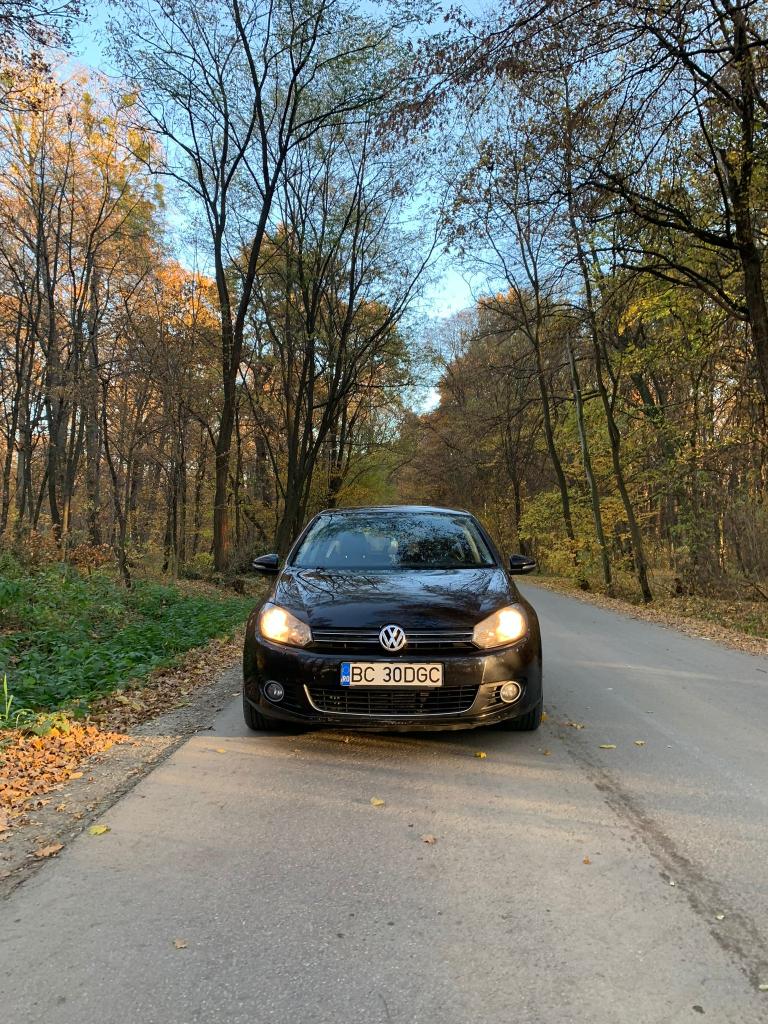
#> input picture inteligenta artificiala/golf6.jpeg, 1536 x 2048 px, found by its file name (shown at 1/2 size)
$ python lab6.py
#> lines starting #> are read from the running program, lines starting #| are printed output that depends on the picture; after the words box and inside, x2 and y2 are one past the last pixel; in counts of white or black regions, pixels touching at a corner belong together
import numpy as np
import pytesseract
import imutils
import cv2
pytesseract.pytesseract.tesseract_cmd = r'C:\Program Files\Tesseract-OCR\tesseract'
img = cv2.imread(r'C:\Users\gdanc\Desktop\inteligenta artificiala\golf6.jpeg')
#> img is the input picture: shape (2048, 1536, 3); mean B, G, R 106.5, 116.2, 115.1
# img = cv2.resize(img, (800, 600))
# cv2.imshow('IMAGINE REDIMENSIONATA', img)
gray = cv2.cvtColor(img, cv2.COLOR_BGR2GRAY)
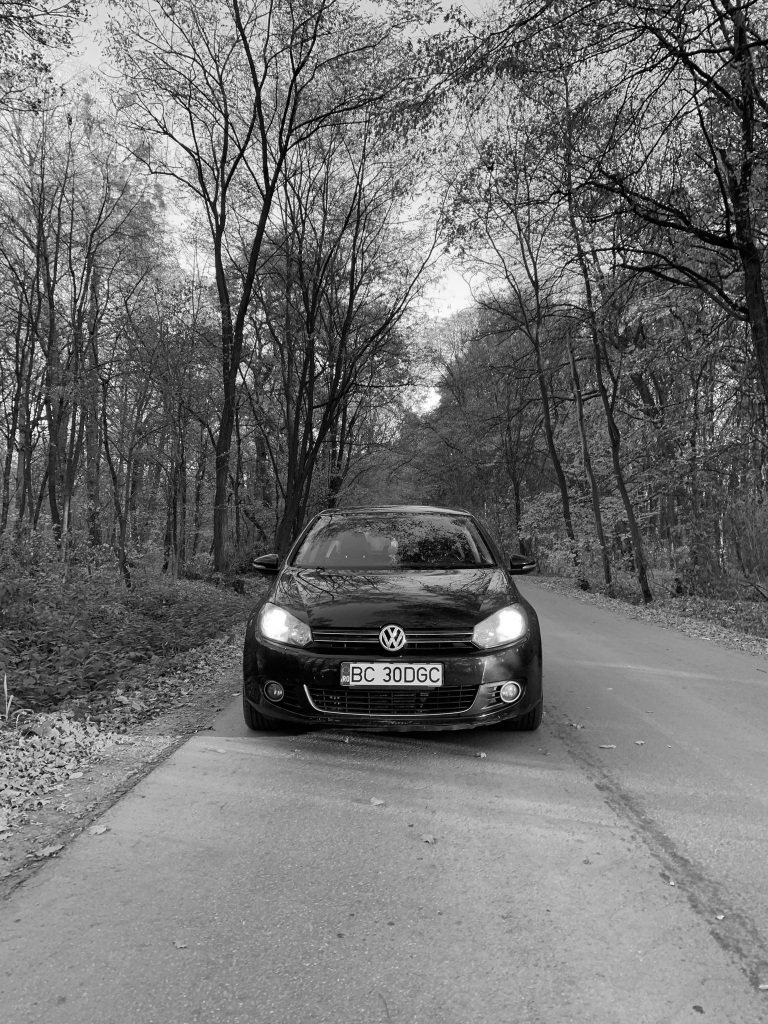
#> gray: shape (2048, 1536) (shown at 1/2 size); min 0, max 255, mean 114.8
gray = cv2.bilateralFilter(gray, 13, 15, 15)
cv2.imshow('Filtered Image', gray)
edged = cv2.Canny(gray, 30, 200)
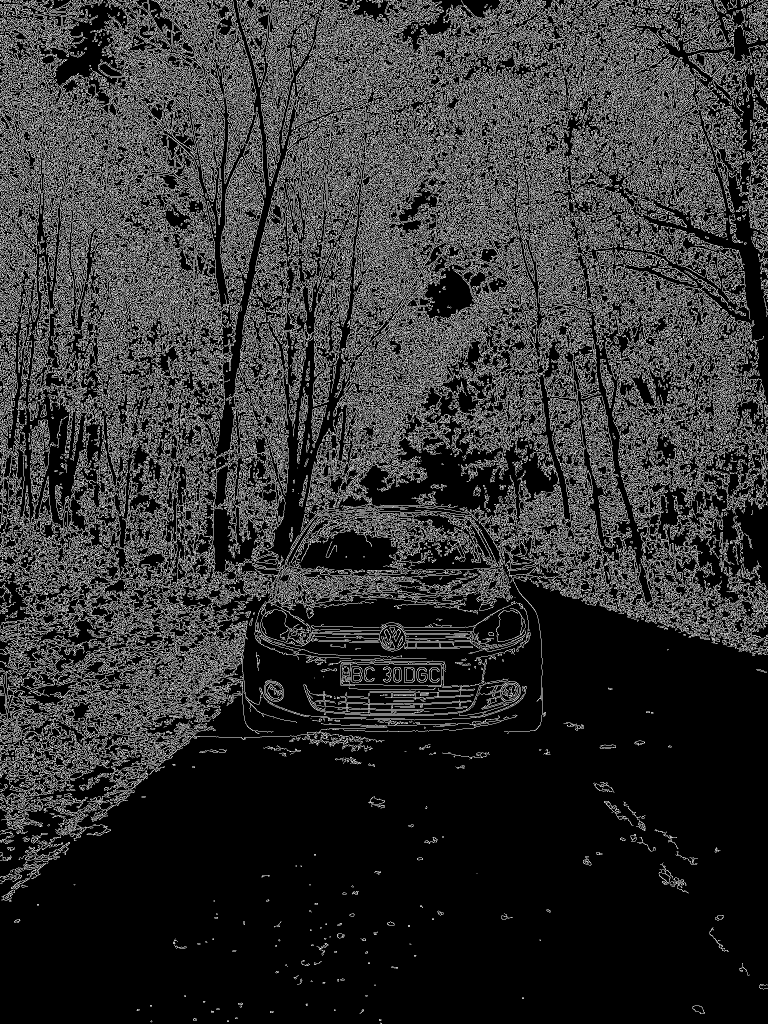
#> edged: shape (2048, 1536) (shown at 1/2 size); 19.9% white in thin lines or dots
# cv2.imshow('Canny Edge Image', edged)
contur = cv2.findContours(edged.copy(), cv2.RETR_TREE, cv2.CHAIN_APPROX_NONE)
#> contur = 33183 contours, 28099 with area under 20; largest, box (x1, y1, x2, y2) and area: (146, 132, 415, 474) 17601, (748, 325, 1040, 734) 13980, (0, 36, 212, 308) 9333, (680, 1323, 902, 1374) 8862, (680, 1325, 884, 1374) 8506
contur = imutils.grab_contours(contur)
contur = sorted(contur, key=cv2.contourArea, reverse=True)[:10]
#> contur = 10 contours; largest, box (x1, y1, x2, y2) and area: (146, 132, 415, 474) 17601, (748, 325, 1040, 734) 13980, (0, 36, 212, 308) 9333, (680, 1323, 902, 1374) 8862, (680, 1325, 884, 1374) 8506
screenCnt = None
for c in contur:
    peri = cv2.arcLength(c, True)
    approx = cv2.approxPolyDP(c, 0.018 * peri, True)
    if len(approx) == 4:
        screenCnt = approx
        break
#> this loop made 10 passes
#> (peri, screenCnt) on pass 10: (1328.9, [[482, 0], [524, 143], [542, 1], [500, 26]])
#> (peri, approx) on passes 1, 2, 3, 6, 7, 8: (15007.5, [[306, 132], [201, 473]]), (11535.7, [[904, 325], [784, 733], [1039, 615]]), (12168.5, [[0, 36], [149, 307]]), (6103.8, [[1143, 921], [1043, 1075], [1214, 1176]]), (6742.7, [[989, 104], [998, 297]]), (4017.5, [[868, 225], [722, 382], [906, 302]])
if screenCnt is None:
    detected = 0
    print("Nu a fost detectat niciun contur")
else:
    detected = 1

mask = np.zeros(gray.shape, np.uint8)
new_image = cv2.drawContours(mask, [screenCnt], 0, 255, -1)
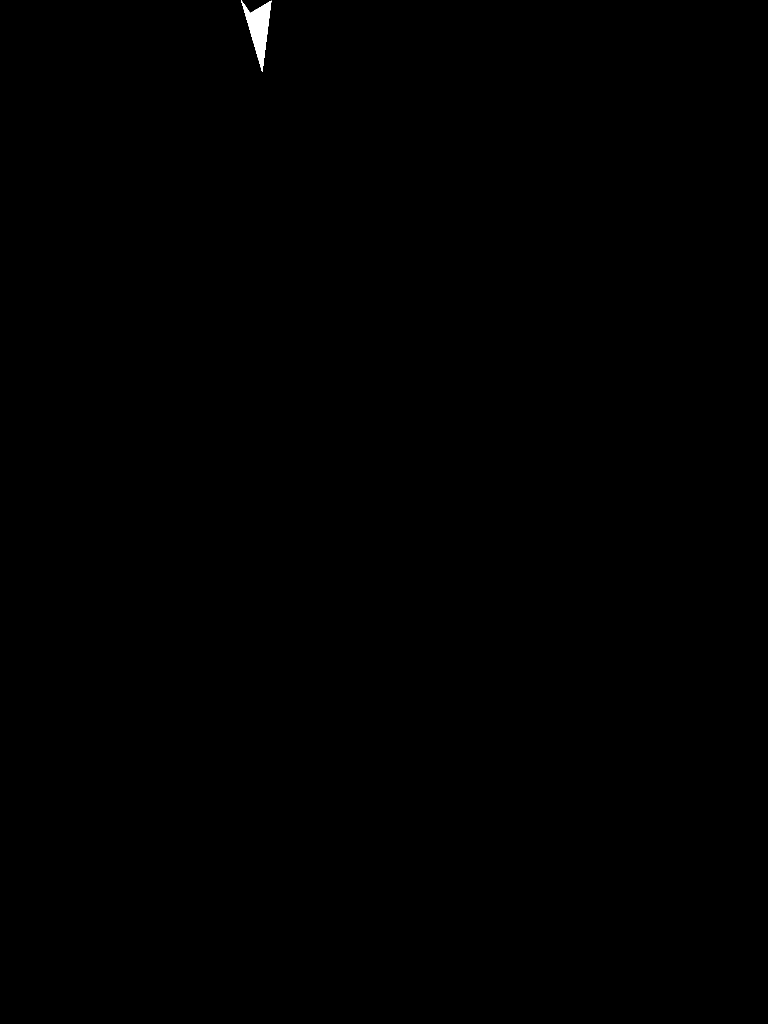
#> new_image: shape (2048, 1536) (shown at 1/2 size); 0.12% white; 1 white region, box (x1, y1, x2, y2) and area: (482, 0, 543, 144) 3675
new_image = cv2.bitwise_and(img, img, mask=mask)
#> new_image: shape (2048, 1536, 3)
##cv2.imshow('Contur', new_image)##
(x, y) = np.where(mask == 255)
#> x = 3675 values from 0 to 143; y = 3675 values, max 542 at index 3, min 482 at index 0, mean 517.7
(topx, topy) = (np.min(x), np.min(y))
#> topx = 0; topy = 482
(bottomx, bottomy) = (np.max(x), np.max(y))
#> bottomx = 143; bottomy = 542
CROP = gray[topx:bottomx+1, topy:bottomy+1]
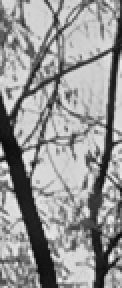
#> CROP: shape (144, 61) (shown 2 times larger); min 13, max 242, mean 148.7
#> (the run stopped early here; a loop or call above may not have finished)
